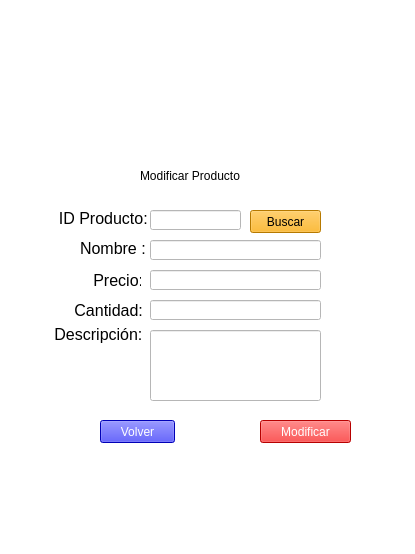
<?xml version="1.0" encoding="UTF-8"?>
<ui version="4.0">
 <class>VentanaModificarProd</class>
 <widget class="QMainWindow" name="VentanaModificarProd">
  <property name="geometry">
   <rect>
    <x>0</x>
    <y>0</y>
    <width>415</width>
    <height>554</height>
   </rect>
  </property>
  <property name="windowTitle">
   <string>VentanaModificarProd</string>
  </property>
  <property name="styleSheet">
   <string notr="true">background-color: rgb(255, 255, 255);</string>
  </property>
  <widget class="QWidget" name="VentanaModificarProd_2">
   <widget class="QLabel" name="label">
    <property name="geometry">
     <rect>
      <x>150</x>
      <y>20</y>
      <width>141</width>
      <height>131</height>
     </rect>
    </property>
    <property name="text">
     <string/>
    </property>
    <property name="pixmap">
     <pixmap>Editar.jpeg</pixmap>
    </property>
    <property name="scaledContents">
     <bool>true</bool>
    </property>
   </widget>
   <widget class="QLabel" name="label_2">
    <property name="geometry">
     <rect>
      <x>140</x>
      <y>160</y>
      <width>171</width>
      <height>31</height>
     </rect>
    </property>
    <property name="styleSheet">
     <string notr="true">font: 87 12pt &quot;Arial Black&quot;;</string>
    </property>
    <property name="text">
     <string>Modificar Producto</string>
    </property>
   </widget>
   <widget class="QLabel" name="label_ID">
    <property name="geometry">
     <rect>
      <x>50</x>
      <y>210</y>
      <width>101</width>
      <height>16</height>
     </rect>
    </property>
    <property name="font">
     <font>
      <family>Arial</family>
      <pointsize>12</pointsize>
     </font>
    </property>
    <property name="text">
     <string>  ID Producto: </string>
    </property>
   </widget>
   <widget class="QPushButton" name="pushButton_buscar">
    <property name="geometry">
     <rect>
      <x>250</x>
      <y>210</y>
      <width>71</width>
      <height>23</height>
     </rect>
    </property>
    <property name="styleSheet">
     <string notr="true">color: rgb(0, 0, 0);
font: 12pt &quot;Arial&quot;;
background-color:rgb(255, 170, 0) ;</string>
    </property>
    <property name="text">
     <string>Buscar</string>
    </property>
   </widget>
   <widget class="QLabel" name="label_NombreProducto_2">
    <property name="geometry">
     <rect>
      <x>80</x>
      <y>240</y>
      <width>71</width>
      <height>16</height>
     </rect>
    </property>
    <property name="font">
     <font>
      <family>Arial</family>
      <pointsize>12</pointsize>
     </font>
    </property>
    <property name="text">
     <string>Nombre : </string>
    </property>
   </widget>
   <widget class="QLineEdit" name="linePrecioProd">
    <property name="geometry">
     <rect>
      <x>150</x>
      <y>270</y>
      <width>171</width>
      <height>20</height>
     </rect>
    </property>
    <property name="styleSheet">
     <string notr="true">font: 12pt &quot;Arial&quot;;</string>
    </property>
    <property name="text">
     <string/>
    </property>
   </widget>
   <widget class="QLabel" name="label_CantidadProd">
    <property name="geometry">
     <rect>
      <x>70</x>
      <y>300</y>
      <width>81</width>
      <height>20</height>
     </rect>
    </property>
    <property name="font">
     <font>
      <family>Arial</family>
      <pointsize>12</pointsize>
     </font>
    </property>
    <property name="text">
     <string> Cantidad: </string>
    </property>
   </widget>
   <widget class="QLabel" name="label_PrecioProd">
    <property name="geometry">
     <rect>
      <x>80</x>
      <y>270</y>
      <width>61</width>
      <height>20</height>
     </rect>
    </property>
    <property name="font">
     <font>
      <family>Arial</family>
      <pointsize>12</pointsize>
     </font>
    </property>
    <property name="text">
     <string>   Precio: </string>
    </property>
   </widget>
   <widget class="QLineEdit" name="lineDescripcionProd">
    <property name="geometry">
     <rect>
      <x>150</x>
      <y>330</y>
      <width>171</width>
      <height>71</height>
     </rect>
    </property>
    <property name="styleSheet">
     <string notr="true">font: 12pt &quot;Arial&quot;;</string>
    </property>
   </widget>
   <widget class="QLineEdit" name="lineNomProducto">
    <property name="geometry">
     <rect>
      <x>150</x>
      <y>240</y>
      <width>171</width>
      <height>20</height>
     </rect>
    </property>
    <property name="styleSheet">
     <string notr="true">font: 12pt &quot;Arial&quot;;</string>
    </property>
   </widget>
   <widget class="QLabel" name="label_DescripProd">
    <property name="geometry">
     <rect>
      <x>50</x>
      <y>319</y>
      <width>91</width>
      <height>31</height>
     </rect>
    </property>
    <property name="font">
     <font>
      <family>Arial</family>
      <pointsize>12</pointsize>
     </font>
    </property>
    <property name="text">
     <string> Descripción: </string>
    </property>
   </widget>
   <widget class="QPushButton" name="pushButton_volver">
    <property name="geometry">
     <rect>
      <x>100</x>
      <y>420</y>
      <width>75</width>
      <height>23</height>
     </rect>
    </property>
    <property name="styleSheet">
     <string notr="true">color: rgb(255, 255, 255);
font: 12pt &quot;Arial&quot;;
background-color: rgb(0, 0, 255) ;</string>
    </property>
    <property name="text">
     <string>Volver</string>
    </property>
   </widget>
   <widget class="QPushButton" name="pushButton_modificar">
    <property name="geometry">
     <rect>
      <x>260</x>
      <y>420</y>
      <width>91</width>
      <height>23</height>
     </rect>
    </property>
    <property name="styleSheet">
     <string notr="true">color: rgb(255, 255, 255);
font: 12pt &quot;Arial&quot;;
background-color: rgb(255, 0, 0) ;</string>
    </property>
    <property name="text">
     <string>Modificar</string>
    </property>
   </widget>
   <widget class="QLineEdit" name="lineCantProd">
    <property name="geometry">
     <rect>
      <x>150</x>
      <y>300</y>
      <width>171</width>
      <height>20</height>
     </rect>
    </property>
    <property name="styleSheet">
     <string notr="true">font: 12pt &quot;Arial&quot;;</string>
    </property>
    <property name="text">
     <string/>
    </property>
   </widget>
   <widget class="QLineEdit" name="lineID">
    <property name="geometry">
     <rect>
      <x>150</x>
      <y>210</y>
      <width>91</width>
      <height>20</height>
     </rect>
    </property>
    <property name="styleSheet">
     <string notr="true">font: 12pt &quot;Arial&quot;;</string>
    </property>
   </widget>
  </widget>
  <widget class="QMenuBar" name="menubar">
   <property name="geometry">
    <rect>
     <x>0</x>
     <y>0</y>
     <width>415</width>
     <height>21</height>
    </rect>
   </property>
  </widget>
  <widget class="QStatusBar" name="statusbar"/>
 </widget>
 <resources/>
 <connections/>
</ui>
